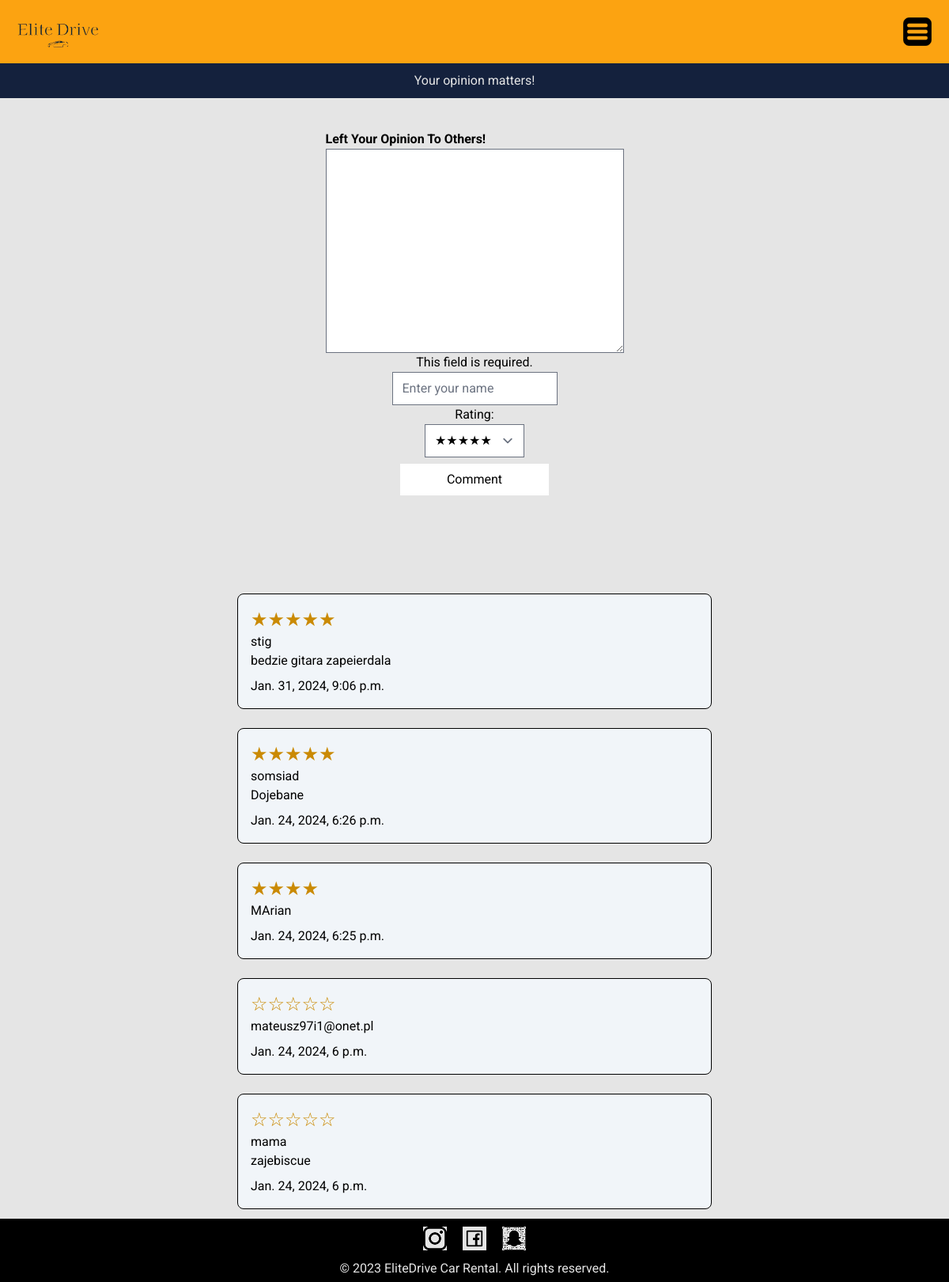
Page //opinions on the committed database.
### carRental/models.py (models this page shows)
class RateUSModel(models.Model):
    text=models.TextField(max_length=250,blank=True,null=True)
    nick=models.TextField(max_length=250,blank=False,null=False)
    rating=models.CharField(max_length=6,null=False)
    date=models.DateTimeField(default=datetime.now())

### carRental/views.py (the view)
# urls.py: path('/opinions',views.opinionView,name='opinions'),
def opinionView(request):
    form=RateUSForm(request.POST)
    commentsFromModel=RateUSModel.objects.all().order_by('-date')
    if request.method=="POST":
        if form.is_valid():
            form.save()
            return redirect('carRental:opinions')
    context={
        'form':form,
        'opinion':commentsFromModel
    }
    return render(request,'opinions.html',context=context)

### carRental/forms.py
class RateUSForm(ModelForm):
    RATING_CHOICES = [
        ('★★★★★', '★★★★★'),
    ('★★★★', '★★★★'),
    ('★★★', '★★★'),
    ('★★', '★★'),
    ('★', '★'),
    ]
    rating = forms.ChoiceField(choices=RATING_CHOICES, widget=forms.Select(attrs={'onchange': 'updateRatingDisplay()'}),required=False)
    class Meta:
        model=RateUSModel
        exclude=['date']
        fields="__all__"
        label_suffix = ' '
        widgets = {
                    'nick': forms.TextInput(attrs={'placeholder': 'Enter your name'}),
                }
        labels = {
        'text': '',
        'nick': '',
        'rating': '',
    }

### carRental/templates/opinions.html (shortened to what this page needs)
{% extends 'mainRentCar.html' %}
{% load static %}
{% load tailwind_tags %}
    {% block main %}
    <div class="aboutCarsTitle">
      <p>
        Your opinion matters!
  </div>
  <div class="flex flex-col self-center pt-10 ">
    <p class="font-bold capitalize ">Left your opinion to others!</p>
    <form action="#" method="post" class="flex flex-col items-center rounded-lg ">
        {{form.as_table}}
         <button class="self-center w-2/4 h-10 mt-2 text-black capitalize bg-white mb-28" type="submit">comment</button>
    </form>
</div>
     {% for p in opinion  %}
    <div class="p-4 mt-3 mb-3 border border-black border-solid rounded-lg bg-slate-100 md:self-center md:w-2/4">
      <p class="text-2xl text-yellow-600">{{p.rating}}</p> <p> {{p.nick}}</p>
           <p> {{p.text}}</p>
           <p class="pt-2">{{p.date}}</p>
      </div >
 {% endfor %}
    {% endblock main %}

### carRental/templates/mainRentCar.html (shortened to what this page needs)
{% load static tailwind_tags %}
{% load static %}
<html lang="en">
<head>
    <link rel="stylesheet" href="{% static 'pigments.css' %}">
    <link rel="stylesheet" href="{% static 'output.css' %}">
    <link rel="stylesheet" href="{% static 'mainRentCar.css' %}">
    <link rel="stylesheet" href="{% static 'ourcars.css' %}">
    <link rel="stylesheet" href="{% static 'pricing.css' %}">
    <link rel="stylesheet" href="{% static 'faq.css' %}">
    {% tailwind_css %}
</head>
<body>
    <header>
        <div class="banner">
            <div class="logo"><a href="{% url 'carRental:mainRent' %}"> </a></div>
            <div class="burgerMenu"></div>
        </div>
    </header>
    <section>
        {% block main %}{% endblock main %}
    <footer>
        <div class="publicMedia">
            <div id="publicMedia1"></div>
            <div id="publicMedia2"  ></div>
            <div id="publicMedia3"  ></div>
        </div>
        <p>&copy; 2023 EliteDrive Car Rental. All rights reserved.</p>
    </footer>
</body>
</html>

### carRental/static/mainRentCar.css (style rules this page uses)
* { margin: 0; padding: 0; font-family: "Kanit", sans-serif; font-family: "Montserrat", sans-serif; font-family: "Roboto", sans-serif; }
header .banner { display: flex; flex-direction: row; align-items: center; justify-content: space-between; flex-wrap: wrap; display: flex; width: 100%; height: 10vh; background-color: #FCA311; }
header .banner .logo { width: 150px; height: 50px; z-index: 100; background-image: url(../static/elliteDriveLogo.png); background-size: cover; background-position: center; }
header .banner .logo a { position: absolute; width: 150px; height: 50px; }
header .banner .burgerMenu { width: 40px; height: 40px; z-index: 100; background-image: url(../static/menuClicked.png); background-size: cover; background-position: center; margin-right: 20px; }
footer { display: flex; flex-direction: column; width: 100%; height: 10vh; background-color: black; align-self: flex-end; }
footer p { color: #E5E5E5; text-align: center; padding-bottom: 5px; }
footer .publicMedia { display: flex; flex-direction: row; justify-content: center; width: 100%; height: 10vh; margin-top: 10px; }
footer .publicMedia #publicMedia1 { width: 30px; height: 30px; background-color: #E5E5E5; margin: 0 10px 0 10px; cursor: pointer; background-image: url("/static/insta.png"); }
footer .publicMedia #publicMedia2 { width: 30px; height: 30px; background-color: #E5E5E5; margin: 0 10px 0 10px; cursor: pointer; background-image: url("/static/fb.png"); }
footer .publicMedia #publicMedia3 { width: 30px; height: 30px; background-color: #E5E5E5; margin: 0 10px 0 10px; cursor: pointer; background-image: url("/static/snap.png"); }

### carRental/static/ourcars.css (style rules this page uses)
* { margin: 0; padding: 0; font-family: "Kanit", sans-serif; font-family: "Montserrat", sans-serif; font-family: "Roboto", sans-serif; }
section .aboutCarsTitle { background-color: #14213D; color: #E5E5E5; }
section .aboutCarsTitle p { padding: 10px 10px; text-align: center; }

### carRental/static/pricing.css (style rules this page uses)
* { margin: 0; padding: 0; }

### carRental/static/faq.css (style rules this page uses)
body { margin: 0; padding: 0; }
section { display: flex; flex-direction: column; width: 100%; height: -moz-fit-content; height: fit-content; background-color: #E5E5E5; }

### rows in the picture
RateUSModel: rating "★★★★★", nick "stig", text "bedzie gitara zapeierdala", date "Jan. 31, 2024, 9:06 p.m."
RateUSModel: rating "★★★★★", nick "somsiad", text "Dojebane", date "Jan. 24, 2024, 6:26 p.m."
RateUSModel: rating "★★★★", nick "MArian", date "Jan. 24, 2024, 6:25 p.m."
RateUSModel: rating "☆☆☆☆☆", nick "mateusz97i1@onet.pl", date "Jan. 24, 2024, 6 p.m."
RateUSModel: rating "☆☆☆☆☆", nick "mama", text "zajebiscue", date "Jan. 24, 2024, 6 p.m."
